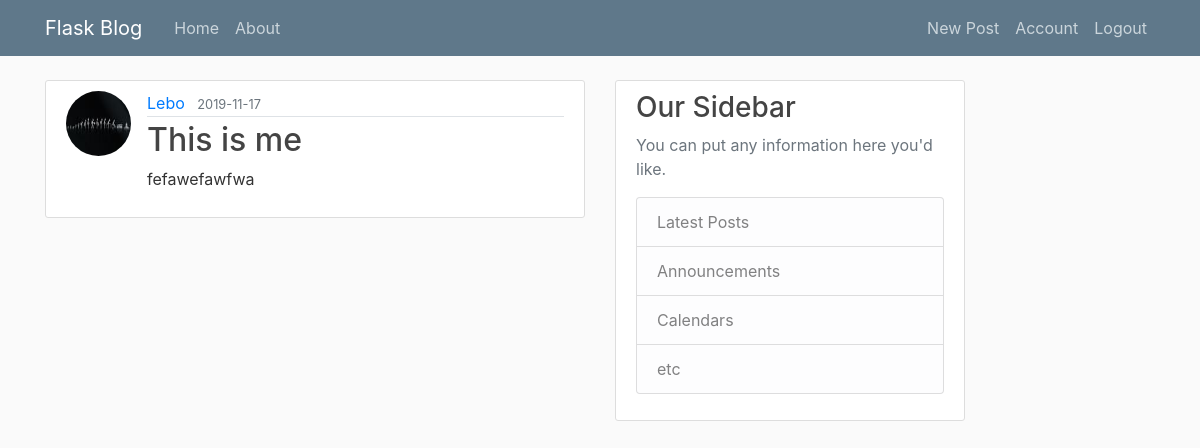
Page /post/11 (signed in) on the committed database.
### flaskblog/models.py (models this page shows, shortened)
class User(db.Model, UserMixin):
    id = db.Column(db.Integer, primary_key=True)
    username = db.Column(db.String(20), unique=True, nullable=False)
    email = db.Column(db.String(120), unique=True, nullable=False)
    image_file = db.Column(db.String(20), nullable=False, default='default.jpg')
    password = db.Column(db.String(60), nullable=False)
    posts = db.relationship('Post', backref='author', lazy=True)

class Post(db.Model):
    id = db.Column(db.Integer, primary_key=True)
    title = db.Column(db.String(100), nullable=False)
    date_posted = db.Column(db.DateTime, nullable=False, default=datetime.utcnow)
    content = db.Column(db.Text, nullable=False)
    user_id = db.Column(db.Integer, db.ForeignKey('user.id'), nullable=False)

### flaskblog/routes.py (the view)
@app.route("/post/<int:post_id>")
@login_required
def post(post_id):
    post = Post.query.get_or_404(post_id)
    return render_template('post.html', title=post.title, post=post)

### flaskblog/models.py (called while the page is built)
@login_manager.user_loader
def load_user(user_id):
    return User.query.get(int(user_id))

### flaskblog/templates/post.html (shortened to what this page needs)
{% extends "layout.html" %}
{% block content %}
<article class="media content-section">
    <img class="article-img rounded-circle"
        src="{{ url_for('static', filename='profile_pics/' + post.author.image_file) }}" alt="Profile Pic">
    <div class="media-body">
        <div class="article-metadata border-bottom">
            <a class="mr-2" href="{{ url_for('user_posts', username=post.author.username) }}">{{ post.author.username }}</a>
            <small class="text-muted">{{ post.date_posted.strftime('%Y-%m-%d') }}</small>
        </div>
        <h2 class="article-title">{{ post.title }}</h2>
        <p class="article-content">{{ post.content }}</p>
    </div>
</article>
{% endblock content %}

### flaskblog/static/css/main.css (style rules this page uses)
body { background: #fafafa; color: #333333; margin-top: 5rem; }
h1, h2, h3, h4, h5, h6 { color: #444444; }
.content-section { background: #ffffff; padding: 10px 20px; border: 1px solid #dddddd; border-radius: 3px; margin-bottom: 20px; }
.article-title { color: #444444; }
.article-content { white-space: pre-line; }
.article-img { height: 65px; width: 65px; margin-right: 16px; }
.article-metadata { padding-bottom: 1px; margin-bottom: 4px; border-bottom: 1px solid #e3e3e3 }

### rows in the picture
User: image_file (picture), author.username "Lebo"
Post: date_posted "2019-11-17", title "This is me", content "fefawefawfwa"
